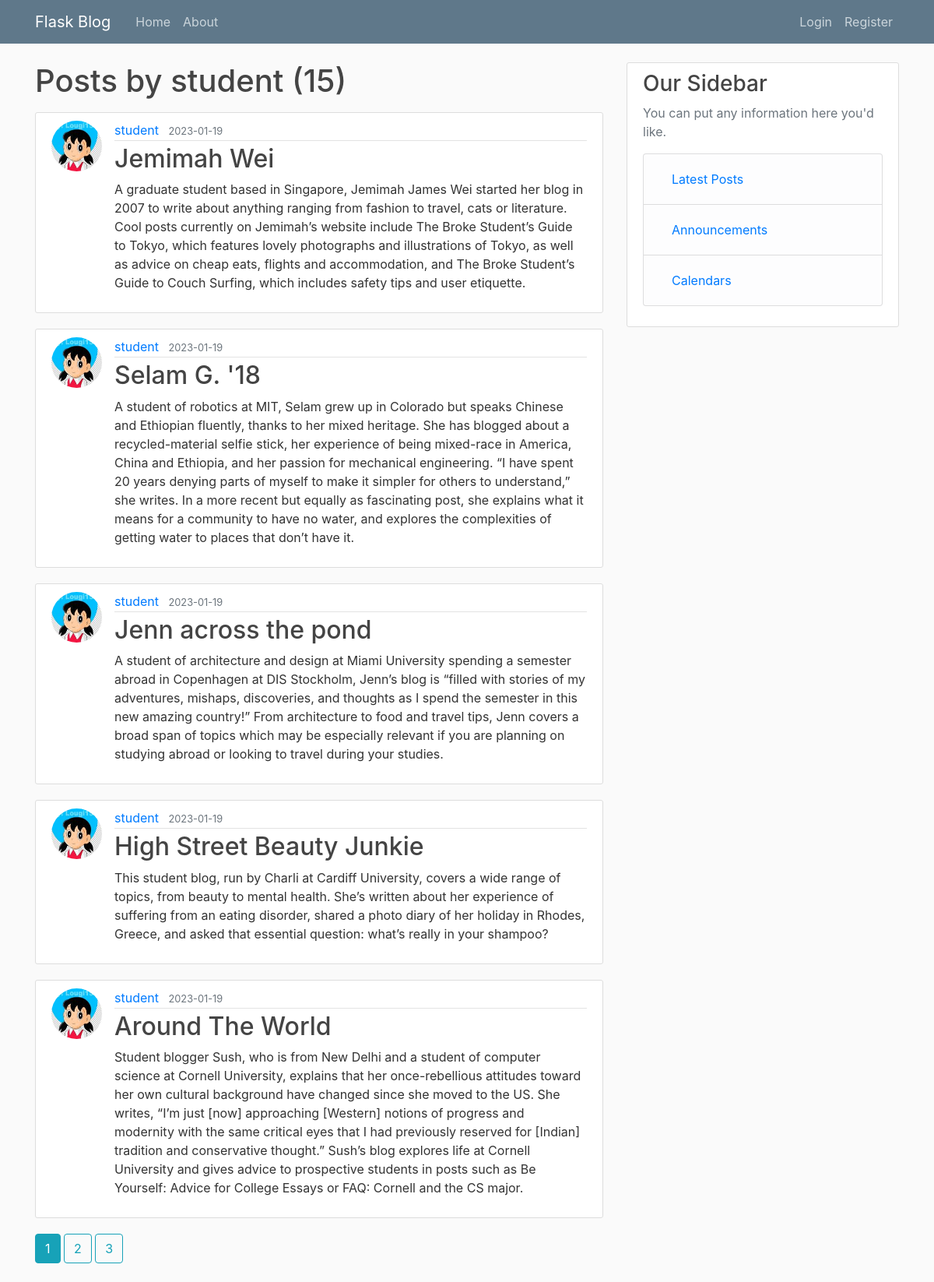
The page /user/student on the database its author committed.
### flaskblog/models.py (models this page shows, shortened)
class User(db.Model, UserMixin):
    id = db.Column(db.Integer, primary_key=True)
    username = db.Column(db.String(20), unique=True, nullable=False)
    email = db.Column(db.String(120), unique=True, nullable=False)
    image_file = db.Column(db.String(20), nullable=False, default='default.jpg')
    password = db.Column(db.String(60), nullable=False)
    posts = db.relationship('Post', backref='author', lazy=True)
    """def get_reset_token(self, expires_sec=1800):
        s = Serializer(app.config['SECRET_KEY'], expires_sec)
        return s.dumps({'user_id': self.id}).decode('utf-8')

    @staticmethod
    def verify_reset_token(token):
        s = Serializer(app.config['SECRET_KEY'])
        try:
            user_id = s.loads(token)['user_id']
        except:
            return None
        return User.query.get(user_id)

    def __repr__(self):
        return f"User('{self.username}', '{self.email}', '{self.image_file}')"




    def __repr__(self):
        return f"User('{self.username}', '{self.email}', '{self.image_file}')"
"""

class Post(db.Model):
    id = db.Column(db.Integer, primary_key=True)
    title = db.Column(db.String(100), nullable=False)
    date_posted = db.Column(db.DateTime, nullable=False, default=datetime.utcnow)
    content = db.Column(db.Text, nullable=False)
    user_id = db.Column(db.Integer, db.ForeignKey('user.id'), nullable=False)

### flaskblog/users/routes.py (the view)
@users.route("/user/<string:username>")
def user_posts(username):
    page = request.args.get('page', 1, type=int)
    user = User.query.filter_by(username=username).first_or_404()
    posts = Post.query.filter_by(author=user)\
        .order_by(Post.date_posted.desc())\
        .paginate(page=page, per_page=5)
    return render_template('user_posts.html', posts=posts, user=user)

### flaskblog/templates/user_posts.html
{% extends "layout.html" %}
{% block content %}
    <h1 class="mb-3">Posts by {{ user.username }} ({{ posts.total }})</h1>
    {% for post in posts.items %}
        <article class="media content-section">
          <img class="rounded-circle article-img" src="{{ url_for('static', filename='profile_pics/' + post.author.image_file) }}">
          <div class="media-body">
            <div class="article-metadata">
              <a class="mr-2" href="{{ url_for('users.user_posts', username=post.author.username) }}">{{ post.author.username }}</a>
              <small class="text-muted">{{ post.date_posted.strftime('%Y-%m-%d') }}</small>
            </div>
            <h2><a class="article-title" href="{{ url_for('posts.post', post_id=post.id) }}">{{ post.title }}</a></h2>
            <p class="article-content">{{ post.content }}</p>
          </div>
        </article>
    {% endfor %}
    {% for page_num in posts.iter_pages(left_edge=1, right_edge=1, left_current=1, right_current=2) %}
      {% if page_num %}
        {% if posts.page == page_num %}
          <a class="btn btn-info mb-4" href="{{ url_for('users.user_posts', username=user.username, page=page_num) }}">{{ page_num }}</a>
        {% else %}
          <a class="btn btn-outline-info mb-4" href="{{ url_for('users.user_posts', username=user.username, page=page_num) }}">{{ page_num }}</a>
        {% endif %}
      {% else %}
        ...
      {% endif %}
    {% endfor %}
{% endblock content %}

### flaskblog/templates/layout.html (shortened to what this page needs)
<!DOCTYPE html>
<html>
<head>
  <link rel="stylesheet" href="https://maxcdn.bootstrapcdn.com/bootstrap/4.0.0/css/bootstrap.min.css">
  <link rel="stylesheet" type="text/css" href="{{ url_for('static', filename='main.css') }}">
</head>
<body>
  <header class="site-header">
    <nav class="navbar navbar-expand-md navbar-dark bg-steel fixed-top">
      <div class="container">
        <a class="navbar-brand mr-4" href="/">Flask Blog</a>
        <div class="collapse navbar-collapse" id="navbarToggle">
          <div class="navbar-nav mr-auto">
            <a class="nav-item nav-link" href="{{ url_for('main.home') }}">Home</a>
            <a class="nav-item nav-link" href="{{ url_for('main.about') }}">About</a>
          </div>
          <div class="navbar-nav">
          {% if current_user.is_authenticated %}
          <a class="nav-item nav-link" href="{{ url_for('posts.new_post') }}">New Post</a>
          <a class="nav-item nav-link" href="{{ url_for('users.account') }}">Account</a>
          <a class="nav-item nav-link" href="{{ url_for('users.logout') }}">Logout</a>
          {% else %}
          <a class="nav-item nav-link" href="{{ url_for('users.login') }}">Login</a>
          <a class="nav-item nav-link" href="{{ url_for('users.register') }}">Register</a>
          {% endif %}
        </div>
      </div>
    </div>
  </nav>
</header>
<main role="main" class="container">
  <div class="row">
    <div class="col-md-8">
        {% block content %}{% endblock %}
      </div>
      <div class="col-md-4">
        <div class="content-section">
          <h3>Our Sidebar</h3>
          <p class='text-muted'>You can put any information here you'd like.
            <ul class="list-group">
              <li class="list-group-item list-group-item-light"><a class="nav-item nav-link" href="{{ url_for('main.home') }}">Latest Posts</a></li>
              <li class="list-group-item list-group-item-light"><a class="nav-item nav-link" href="{{ url_for('posts.new_post') }}">Announcements</a></li>
              <li class="list-group-item list-group-item-light"><a class="nav-item nav-link" href="{{ url_for('main.home') }}">Calendars</a></li>
            </ul>
          </p>
        </div>
      </div>
    </div>
  </main>
</body>
</html>

### flaskblog/static/main.css (style rules this page uses)
body { background: #fafafa; color: #333333; margin-top: 5rem; }
h1, h2, h3, h4, h5, h6 { color: #444444; }
.bg-steel { background-color: #5f788a; }
.site-header .navbar-nav .nav-link { color: #cbd5db; }
.content-section { background: #ffffff; padding: 10px 20px; border: 1px solid #dddddd; border-radius: 3px; margin-bottom: 20px; }
.article-title { color: #444444; }
.article-content { white-space: pre-line; }
.article-img { height: 65px; width: 65px; margin-right: 16px; }
.article-metadata { padding-bottom: 1px; margin-bottom: 4px; border-bottom: 1px solid #e3e3e3 }

### rows shown on the page
User: username "student"
Post: image_file (picture), author.username "student", date_posted "2023-01-19", title "Jemimah Wei", content "A graduate student based in Singapore, Jemimah James Wei started her blog in 2007 to write about anything ranging from fashion to travel, cats or literature. Cool posts currently on Jemimah’s website include The Broke Student’s Guide to Tokyo, which features lovely photographs and illustrations of Tokyo, as well as advice on cheap eats, flights and accommodation, and The Broke Student’s Guide to Couch Surfing, which includes safety tips and user etiquette."
Post: image_file (picture), author.username "student", date_posted "2023-01-19", title "Selam G. '18", content "A student of robotics at MIT, Selam grew up in Colorado but speaks Chinese and Ethiopian fluently, thanks to her mixed heritage. She has blogged about a recycled-material selfie stick, her experience of being mixed-race in America, China and Ethiopia, and her passion for mechanical engineering. “I have spent 20 years denying parts of myself to make it simpler for others to understand,” she writes. In a more recent but equally as fascinating post, she explains what it means for a community to have no water, and explores the complexities of getting water to places that don’t have it."
Post: image_file (picture), author.username "student", date_posted "2023-01-19", title "Jenn across the pond", content "A student of architecture and design at Miami University spending a semester abroad in Copenhagen at DIS Stockholm, Jenn’s blog is “filled with stories of my adventures, mishaps, discoveries, and thoughts as I spend the semester in this new amazing country!” From architecture to food and travel tips, Jenn covers a broad span of topics which may be especially relevant if you are planning on studying abroad or looking to travel during your studies."
Post: image_file (picture), author.username "student", date_posted "2023-01-19", title "High Street Beauty Junkie", content "This student blog, run by Charli at Cardiff University, covers a wide range of topics, from beauty to mental health. She’s written about her experience of suffering from an eating disorder, shared a photo diary of her holiday in Rhodes, Greece, and asked that essential question: what’s really in your shampoo?"
Post: image_file (picture), author.username "student", date_posted "2023-01-19", title "Around The World", content "Student blogger Sush, who is from New Delhi and a student of computer science at Cornell University, explains that her once-rebellious attitudes toward her own cultural background have changed since she moved to the US. She writes, “I’m just [now] approaching [Western] notions of progress and modernity with the same critical eyes that I had previously reserved for [Indian] tradition and conservative thought.” Sush’s blog explores life at Cornell University and gives advice to prospective students in posts such as Be Yourself: Advice for College Essays or FAQ: Cornell and the CS major."

### other values the page prints
{{ posts.total }} "15"
{{ page_num }} "1"
{{ page_num }} "2" "3"
